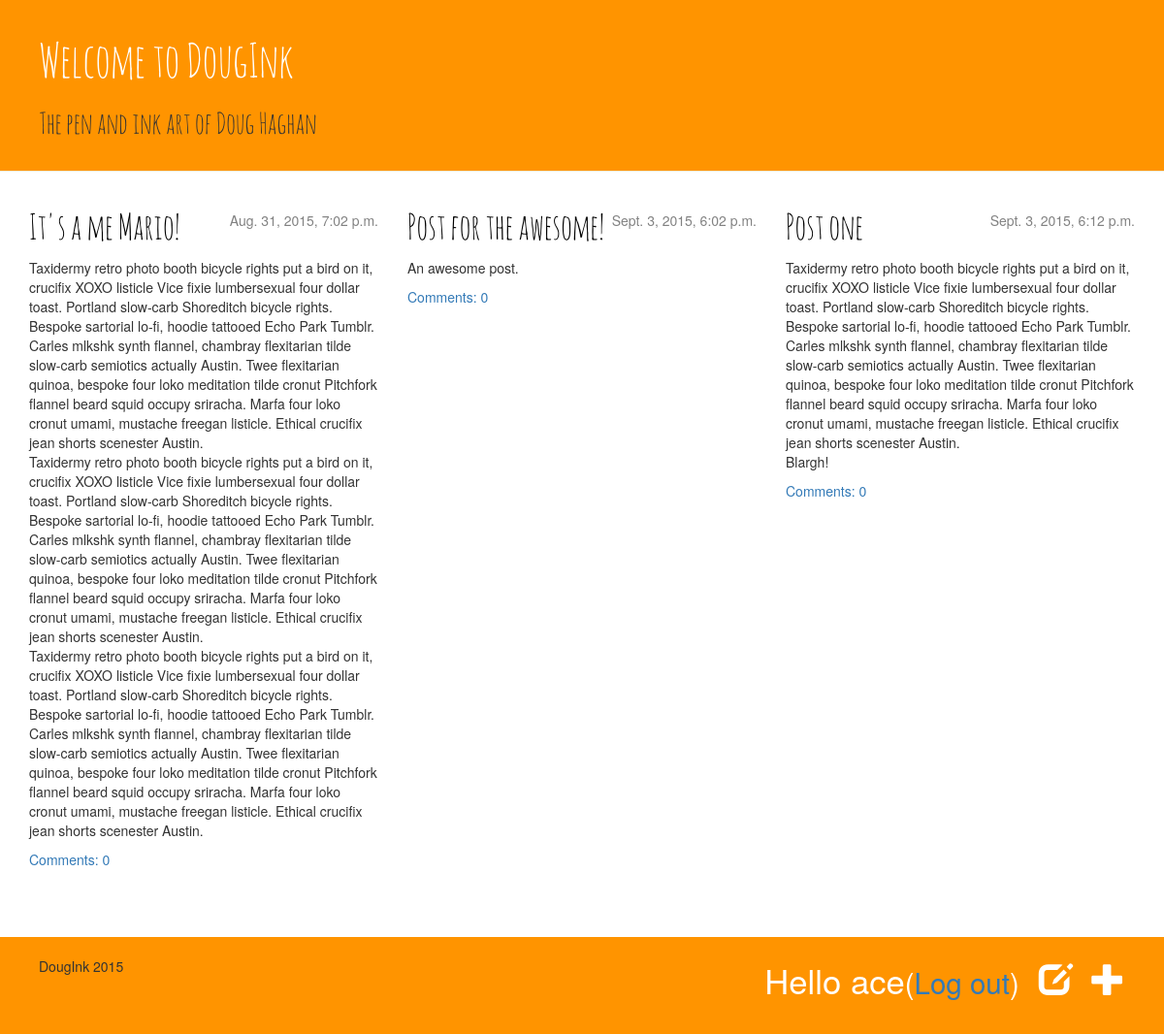
The app's page / (signed in) with its own data.
### blog/models.py (models this page shows, shortened)
class Post(models.Model):
    author = models.ForeignKey('auth.User')
    title = models.CharField(max_length=255)
    text = models.TextField()
    created_date = models.DateTimeField(
            default=timezone.now)
    published_date = models.DateTimeField(
            blank=True, null=True)
    def approved_comments(self):
        return self.comments.filter(approved_comment=True)

### blog/views.py (the view)
# urls.py: url(r'^$', views.post_list, name='post_list'),
def post_list(request):
	posts = Post.objects.filter(published_date__lte=timezone.now()).order_by('published_date')
	return render(request, 'blog/post_list.html', {'posts': posts})

### blog/templates/blog/post_list.html
{% extends "blog/base.html" %}
{% block content %}
    {% for post in posts %}
    	<div class="col-md-4 col-sm-4">
        <div class="post">
            <div class="date">
                {{ post.published_date }}
            </div>
            <h1><a href="{% url "post_detail" pk=post.pk %}">{{ post.title }}</a></h1>
            <p>{{ post.text|linebreaks }}</p>
            <a href="{% url "blog.views.post_detail" pk=post.pk %}">Comments: {{ post.approved_comments.count }}</a>
        </div>
      </div>
    {% endfor %}
{% endblock content %}

### blog/templates/blog/base.html (shortened to what this page needs)
{% load staticfiles %}
<!DOCTYPE html>
<html lang="en">
<head>
	<link rel="stylesheet" href="//maxcdn.bootstrapcdn.com/bootstrap/3.2.0/css/bootstrap.min.css">
	<link rel="stylesheet" href="//maxcdn.bootstrapcdn.com/bootstrap/3.2.0/css/bootstrap-theme.min.css">
	<link rel="stylesheet" href="{% static 'css/style.css' %}">
</head>
<body>
	<div class="page-header">
	    <h1><a href="/">Welcome to DougInk</a></h1>
	    <h2>The pen and ink art of Doug Haghan</h2>
	</div>
	<div class="container">
	   <div class="row">
	        {% block content %}
			{% endblock %}
	    </div>
	</div>
	<footer>
		<div class="row">
			<div class="col-md-2 col-sm-2">
				<p>DougInk {% now "Y" %}</p>
			</div>
			<div class="col-md-10 col-sm-10">
				{% if user.is_authenticated %}
			        <a href="{% url "post_new" %}" class="top-menu"><span class="glyphicon glyphicon-plus"></span></a>
			        <a href="{% url "post_draft_list" %}" class="top-menu"><span class="glyphicon glyphicon-edit"></span></a>
			        <p class="top-menu">Hello {{ user.username }}<small>(<a href="{% url "django.contrib.auth.views.logout" %}">Log out</a>)</small></p>
		        {% else %}
		        	<a href="{% url "django.contrib.auth.views.login" %}" class="top-menu"><span class="glyphicon glyphicon-lock"></span></a>
		        {% endif %}
		    </div>
	    </div>
	</footer>
</body>
</html>

### blog/static/css/style.css (style rules this page uses)
.page-header, footer { background-color: #ff9400; margin-top: 0; padding: 20px 20px 20px 40px; }
.page-header h1, .page-header h1 a, .page-header h1 a:visited, .page-header h1 a:active { color: #ffffff; font-size: 36pt; text-decoration: none; }
h1, h2, h3, h4 { font-family: 'amatic_scregular', sans-serif; }
.date { float: right; color: #828282; }
.top-menu, .top-menu:hover, .top-menu:visited { color: #ffffff; float: right; font-size: 26pt; margin-right: 20px; }
.post { margin-bottom: 70px; }
.post h1 a, .post h1 a:visited { color: #000000; }

### records on screen
Post: published_date "Aug. 31, 2015, 7:02 p.m.", title "It's a me Mario!", text "Taxidermy retro photo booth bicycle rights put a bird on it, crucifix XOXO listicle Vice fixie lumbersexual four dollar toast. Portland slow-carb Shoreditch bicycle rights. Bespoke sartorial lo-fi, hoodie tattooed Echo Park Tumblr. Carles mlkshk synth flannel, chambray flexitarian tilde slow-carb semiotics actually Austin. Twee flexitarian quinoa, bespoke four loko meditation tilde cronut Pitchfork flannel beard squid occupy sriracha. Marfa four loko cronut umami, mustache freegan listicle. Ethical crucifix jean shorts scenester Austin. Taxidermy retro photo booth bicycle rights put a bird on it, crucifix XOXO listicle Vice fixie lumbersexual four dollar toast. Portland slow-carb Shoreditch…", approved_comments.count "0"
Post: published_date "Sept. 3, 2015, 6:02 p.m.", title "Post for the awesome!", text "An awesome post.", approved_comments.count "0"
Post: published_date "Sept. 3, 2015, 6:12 p.m.", title "Post one", text "Taxidermy retro photo booth bicycle rights put a bird on it, crucifix XOXO listicle Vice fixie lumbersexual four dollar toast. Portland slow-carb Shoreditch bicycle rights. Bespoke sartorial lo-fi, hoodie tattooed Echo Park Tumblr. Carles mlkshk synth flannel, chambray flexitarian tilde slow-carb semiotics actually Austin. Twee flexitarian quinoa, bespoke four loko meditation tilde cronut Pitchfork flannel beard squid occupy sriracha. Marfa four loko cronut umami, mustache freegan listicle. Ethical crucifix jean shorts scenester Austin. Blargh!", approved_comments.count "0"

### other values on screen
{{ user.username }} "ace"
